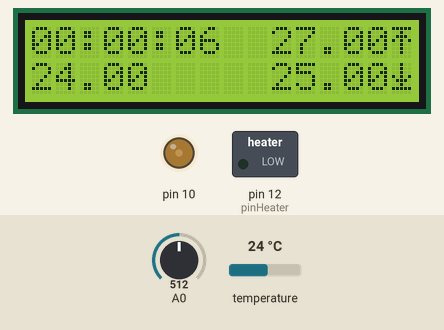
This sketch was run on a simulated Arduino Uno, built with avr-gcc and run on an emulated ATmega328P. Shown: 16×2 character LCD, switched loads named in the sketch (green lamp = pin HIGH), output pins drawn as LEDs (lit = HIGH). The test bench sets the inputs (shaded band); at power-on: A0 = 512, temperature 24 °C. What the sketch prints to the serial monitor is not drawn.

Above: at 7.0 s.
7.1 s: A0 set to 414
20.0 s: A0 set to 391
At 20.7 s:
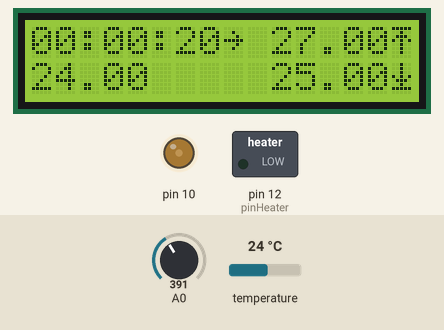
24.8 s: temperature set to 26.1 °C
At 31.7 s:
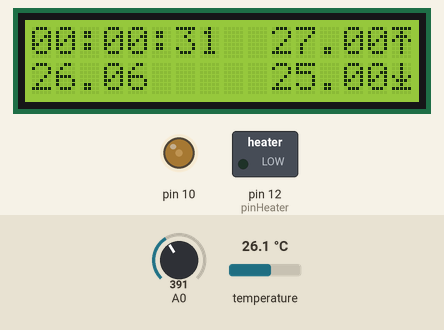
32.3 s: temperature set to 27.7 °C
At 41.8 s:
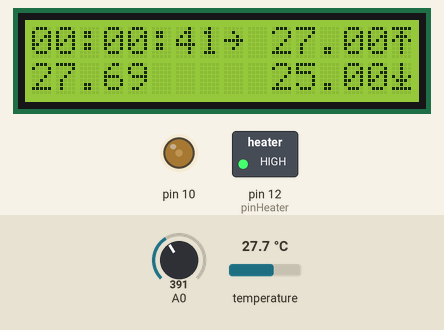
44.9 s: A0 set to 610
At 45.8 s:
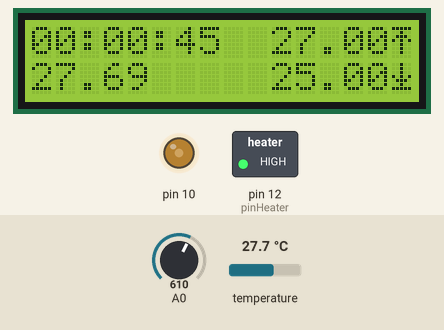
46.9 s: A0 set to 390
At 47.26 s:
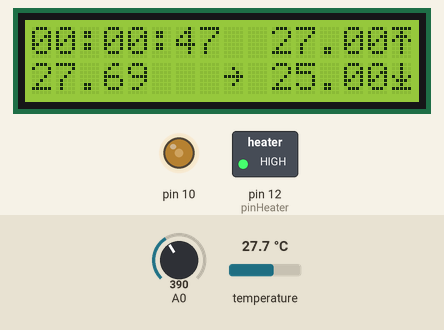
Timing chart, 0 to 49.9 s (numbered marks = the images above; inputs shaded):
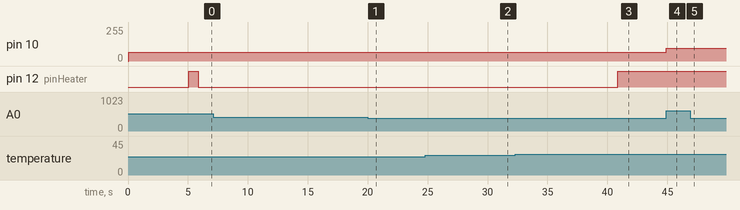

Measured:
- the behaviour switches between 400 and 399 on A0 (found by bisection; images 0 and 1)
- the behaviour switches between 26.9 and 27 °C on temperature (found by bisection; images 2 and 3)
- after the input at 20.0 s, the display: changes after 0.06 s (image 1)
- after the input at 32.3 s, pin 12 (pinHeater): LOW → HIGH after 8.6 s
- after the input at 44.9 s, pin 10: 64/255 → 96/255 at once
- after the input at 46.9 s, the display: first changes after 0.09 s (image 5 shows a later state)
- what the display in image 0 shows lasts 1.0 s, from 6.0 s to 7.0 s

The sketch:

ant_heater.ino
```cpp
// #include <EEPROM.h>
#include <LiquidCrystal.h>
#include <OneWire.h>
#include <DallasTemperature.h>
// #include <avr/wdt.h>

#define KEY_NONE 1023
#define KEY_SELECT 640
#define KEY_LEFT 408
#define KEY_DOWN 255
#define KEY_UP 100
#define KEY_RIGHT 0

byte arrowRight[8] = {
  0b00000,
  0b00100,
  0b00010,
  0b11111,
  0b00010,
  0b00100,
  0b00000,
  0b00000
};

byte arrowUp[8] = {
  0b11111,
  0b00100,
  0b01110,
  0b10101,
  0b00100,
  0b00100,
  0b00100,
  0b00000
};

byte arrowDown[8] = {
  0b00100,
  0b00100,
  0b00100,
  0b10101,
  0b01110,
  0b00100,
  0b11111,
  0b00000
};

enum SystemState
{
  ssNormal = 1,
  ssTopEdit = 2,
  ssBottomEdit = 3
};

//const int pinTemp = 43;
const int pinTemp = 9;
//const int pinHeater = 46;
const int pinHeater = 12;

// LiquidCrystal lcd(8, 9, 4, 5, 6, 7);
LiquidCrystal lcd(7, 8, 2, 3, 5, 6);
OneWire oneWire(pinTemp);
DallasTemperature tempSensors(&oneWire);
DeviceAddress address;

const unsigned long tempPeriodicityMs = 10000;
const unsigned long blinkPeriodicityMs = 500;
const unsigned long initDelayMs = 5000;
const unsigned long maxUptimeSec = 86400l; // 60*60*24

const float editTempDelta = 0.10f;

const int borderTempNumPos = 10;
const int upDownArrowsPos = 15;
const int selectArrowPos = 8;

const byte topSaveFlag = 0x07;
const byte bottomSaveFlag = topSaveFlag << 4;

bool g_isValidSensor = false;

SystemState g_sysState = ssNormal;
int g_keyPressed = KEY_NONE;

unsigned long g_tempEventCounter = 0;
unsigned long g_blinkCounter = 0;
unsigned long g_uptimeSec = initDelayMs / 1000;

bool g_blinkOn = true;

byte g_brightness = 64;                                                                                                                                                                                                                                                                                                                                                                                                                                                                                                                                                                                                                                                           ;

float g_topTemp = 27.0f;
float g_bottomTemp = 25.0f;
float g_displayedTopTemp = g_topTemp;
float g_displayedBottomTemp = g_bottomTemp;

void SetHeating(bool value)
{
  Serial.print("Set heating: ");
  Serial.println(value);
  digitalWrite(pinHeater, value ? LOW : HIGH);
}

void SetBrightness(byte value)
{
  analogWrite(10, value);
}

void IncreaseBrightness()
{
  g_brightness += 32;
  SetBrightness(g_brightness);
}

void DisplayTemperature(float temp)
{
  lcd.setCursor(0, 1);
  lcd.print(temp);
}

void DisplayBorderTemperature(bool top)
{
  int pos = borderTempNumPos;
  const int row = top ? 0 : 1;
  const float temp = top ? g_displayedTopTemp : g_displayedBottomTemp;
  if (temp <= -10.0f)
  {
    --pos;
  }
  else if (temp < 10.0f)
  {
    lcd.setCursor(pos, row);
    lcd.write(' ');
    ++pos;
  }
  lcd.setCursor(pos, row);
  lcd.print(temp);
}

void DisplayGeneral()
{
  lcd.setCursor(2, 0);
  lcd.write(':');
  lcd.setCursor(5, 0);
  lcd.write(':');
  lcd.setCursor(upDownArrowsPos, 0);
  lcd.write(byte(1));
  lcd.setCursor(upDownArrowsPos, 1);
  lcd.write(byte(2));
}

void ClearArrowPlaces()
{
  lcd.setCursor(selectArrowPos, 0);
  lcd.write(' ');
  lcd.setCursor(selectArrowPos, 1);
  lcd.write(' ');
  g_blinkOn = true;
  g_blinkCounter = millis() - blinkPeriodicityMs;
}

void DisplayBlinkingArrow(bool topRow, bool blinkOn)
{
  lcd.setCursor(selectArrowPos, topRow ? 0 : 1);
  lcd.write(blinkOn ? byte(0) : ' ');
}

void DisplayTwoDigits(byte value, int pos)
{
  lcd.setCursor(pos, 0);
  if (value < 10)
  {
    lcd.print('0');
    // lcd.setCursor(pos + 1, 0);
  }
  lcd.print(value);
}

void DisplayUptime()
{
  Serial.println("Display uptime");
  unsigned long s = g_uptimeSec % 360000l;
  byte h = s / 3600;
  s -= h * 3600l;
  byte m = s / 60;
  s -= m * 60;
  DisplayTwoDigits(h, 0);
  DisplayTwoDigits(m, 3);
  DisplayTwoDigits(s, 6);
}

void DisplayLiveString(char* str, int count, int del)
{
  for (int i=0; i < count; ++i)
  {
    lcd.write(str[i]);
    delay(del);
  }
}

void UpdateState(int newState)
{
  if (newState == g_sysState)
    return;
  if (g_sysState != ssNormal)
  {
    if (g_topTemp != g_displayedTopTemp)
    {
      g_topTemp = g_displayedTopTemp;
      SaveBorderTemp(true);
    }
    if (g_bottomTemp != g_displayedBottomTemp)
    {
      g_bottomTemp = g_displayedBottomTemp;
      SaveBorderTemp(false);
    }
  }
  g_sysState = (SystemState)newState;
}

void LoadBorderTemp(bool top)
{
  /*byte data = EEPROM.read(0);
  float* temp = 0;
  int offset = 1;
  if (top)
  {
    if ((data & 0x0f) == topSaveFlag)
    {
      temp = &g_topTemp;
    }
  }
  else
  {
    if ((data & 0xf0) == bottomSaveFlag)
    {
      temp = &g_bottomTemp;
      offset += 4;
    }
  }
  if (!temp)
    return;
  int intValue = 0;
  for (int i = 0; i < 4; ++i)
  {
    data = EEPROM.read(offset + i);
    intValue |= (int)data << i*8;
  }
  //Serial.print("Loaded int temp: ");
  //Serial.println(intValue);
  *temp = intValue * 0.01f; */
}

void SaveBorderTemp(bool top)
{
  /*const int offset = top ? 1 : 5;
  byte value = EEPROM.read(0);
  if (top)
  {
    value &= 0xf0;
    value |= topSaveFlag;
  }
  else
  {
    value &= 0x0f;
    value |= bottomSaveFlag;
  }
  EEPROM.write(0, value);
  //Serial.print("Save temp: ");
  //Serial.print(top ? g_topTemp : g_bottomTemp);
  //Serial.print(", ");
  int intVal = (int)(round(100.0f * (top ? g_topTemp : g_bottomTemp)));
  //Serial.println(intVal);
  for (int i = 0; i < 4; ++i)
  {
    value = (byte)((intVal & (0xff << i*8)) >> i*8);
    EEPROM.write(offset + i, value);
  }*/
}

void OnKeyPressed(int key)
{
  switch(key)
  {
    case KEY_UP:
      UpdateState((g_sysState == ssNormal) ? ssBottomEdit : (SystemState)(g_sysState - 1));
      break;
    case KEY_DOWN:
      UpdateState((g_sysState == ssBottomEdit) ? ssNormal : (SystemState)(g_sysState + 1));
      break;
    case KEY_LEFT:
    case KEY_RIGHT:
      {
        if (g_sysState == ssNormal)
          break;
        float delta = (key == KEY_LEFT) ? -editTempDelta : editTempDelta;
        if (g_sysState == ssTopEdit)
        {
          g_displayedTopTemp += delta;
          DisplayBorderTemperature(true);
        }
        else
        {
          g_displayedBottomTemp += delta;
          DisplayBorderTemperature(false);
        }
      }
      break;
    case KEY_SELECT:
      IncreaseBrightness();
      break;
  }
  ClearArrowPlaces();
}

void CheckKeyPressed()
{
  int key = analogRead(0);
  if (key < 90)
  {
    key = KEY_RIGHT;
  }
  else if (key < 200)
  {
    key = KEY_UP;
  }
  else if (key < 400)
  {
    key = KEY_DOWN;
  }
  else if (key < 600)
  {
    key = KEY_LEFT;
  }
  else if (key < 800)
  {
    key = KEY_SELECT;
  }
  else
  {
    key = KEY_NONE;
  }
  if (key != g_keyPressed)
  {
    g_keyPressed = key;
    if (g_keyPressed != KEY_NONE)
      OnKeyPressed(key);
  }
}

void CheckTemperature()
{
  Serial.println("Requesting temperature...");
  if (!tempSensors.requestTemperaturesByAddress(address))
  {
    Serial.println("Temperature request failed!");
    lcd.setCursor(0, 1);
    lcd.print("Err ");
    SetHeating(false);
    return;
  }

  const float temp = tempSensors.getTempC(address);
  Serial.print("Temperature: ");
  Serial.println(temp);
  DisplayTemperature(temp);
  if (temp <= g_bottomTemp)
  {
    SetHeating(true);
  }
  else if (temp >= g_topTemp)
  {
    SetHeating(false);
  }
}

void setup() {
  //wdt_disable();
  Serial.begin(9600);
  lcd.begin(16, 2);
  SetBrightness(g_brightness);
  DisplayLiveString("Starting...", 11, 100);
  lcd.blink();
  delay(initDelayMs - 11*100);
  lcd.noBlink();
  // wdt_enable(WDTO_8S);
  Serial.println("Watchdog enabled");
  lcd.clear();

  LoadBorderTemp(true);
  LoadBorderTemp(false);
  g_displayedTopTemp = g_topTemp;
  g_displayedBottomTemp = g_bottomTemp;

  pinMode(pinHeater, OUTPUT);
  digitalWrite(pinHeater, HIGH);

  lcd.createChar(0, arrowRight);
  lcd.createChar(1, arrowUp);
  lcd.createChar(2, arrowDown);

  tempSensors.begin();
  g_isValidSensor = tempSensors.getAddress(address, 0);
  if (g_isValidSensor)
  {
    DisplayGeneral();
    DisplayUptime();
    DisplayBorderTemperature(true);
    DisplayBorderTemperature(false);
    tempSensors.setResolution(address, 12);
    CheckTemperature();
  }
  else
  {
    Serial.println("Temperature sensor access failed!");
    lcd.setCursor(0, 0);
    lcd.print("Error sensor");
  }
}

void loop() {
  if (g_isValidSensor)
  {
    CheckKeyPressed();
    delay(50);
    unsigned long ms = millis();
    unsigned long uptime = ms / 1000;
    if (uptime != g_uptimeSec)
    {
      if (uptime >= maxUptimeSec)
      {
        lcd.clear();
        DisplayLiveString("Restarting...", 13, 100);
        lcd.blink();
        delay(10000);
      }
      g_uptimeSec = uptime;
      DisplayUptime();
    }

    if (g_sysState != ssNormal && abs(ms - g_blinkCounter) >= blinkPeriodicityMs)
    {
      g_blinkCounter = ms;
      DisplayBlinkingArrow(g_sysState == ssTopEdit, g_blinkOn);
      g_blinkOn = !g_blinkOn;
    }
    if (abs(ms - g_tempEventCounter) >= tempPeriodicityMs)
    {
      g_tempEventCounter = ms;
      CheckTemperature();
    }
  }
  // wdt_reset();
}
```
